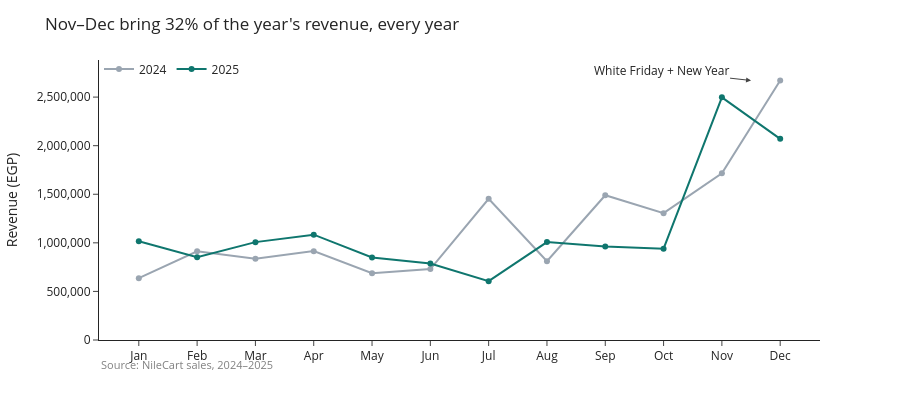

Write notebook code for a chart like this one.
### Markdown cell above
On the pie, Delta and Upper Egypt look the same size; on the bars, Delta is clearly ahead (3.3M vs 3.1M EGP), and the ranking reads at a glance. From most to least precise: **position → length → angle / area → colour shade → colour hue**. A pie is acceptable only for a few parts (at most about five) of one whole, when rough shares are enough.

### 2.3 The chart selection table

| Chart | Best used for | What to read |
|---|---|---|
| Bar chart | comparing categories | differences, ranking |
| Line chart | trends over time or an ordered sequence | direction, change, seasonality |
| Histogram | the distribution of one number | shape, spread, skew |
| Scatter plot | the relationship of two numbers | association, clusters, odd points |
| Box plot | comparing distributions | median, quartiles, outliers |
| Violin plot | comparing distribution shapes | density, several peaks |
| Count plot | the frequency of categories | most and least common |
| Stacked bar | the composition of categories | totals and their parts |
| Heatmap | values across two dimensions | hot spots, patterns |
| Pair plot | several numeric variables | every pairwise relationship |
| Pie chart | a few parts of one whole | rough proportions (≤ 5 slices) |

The same question with different variables can need a different chart: *"how does revenue differ by category?"* is a bar chart of a total, but a box plot when the question is about the spread of single orders.

### 2.4 Anatomy of an honest chart

1. a **title** that states the message,
2. **axis labels** with the unit (EGP, %, count),
3. a **scale** that starts at 0 for bars, with readable ticks,
4. a **legend** only when there are several series,
5. an **annotation** pointing at the one thing to notice,
6. a **source or note** saying where the data came from.

### Code cell
nov_dec = monthly.loc[[11, 12]].sum() / monthly.sum()
fig = px.line(long, x="month", y="revenue", color="year", markers=True, color_discrete_sequence=[SLATE, TEAL],
              labels={"revenue": "Revenue (EGP)", "month": "", "year": ""})
fig.update_xaxes(tickvals=list(range(1, 13)), ticktext=["Jan", "Feb", "Mar", "Apr", "May", "Jun",
                                                       "Jul", "Aug", "Sep", "Oct", "Nov", "Dec"])
fig.update_yaxes(rangemode="tozero", tickformat=",")
fig.add_annotation(x=11.5, y=monthly.loc[11:12].max().max(), text="White Friday + New Year",
                   showarrow=True, arrowhead=2, ax=-90, ay=-10)
fig.update_layout(title=f"Nov–Dec bring {nov_dec.mean():.0%} of the year's revenue, every year", height=420,
                  legend=dict(orientation="h", y=1.02, x=0))
fig.add_annotation(text="Source: NileCart sales, 2024–2025", xref="paper", yref="paper", x=0, y=-0.12,
                   showarrow=False, font_size=11, font_color="gray")

### Figure 1 — Plotly figure (JSON) as saved in the notebook; plotly's stock layout.template omitted (floating-point values rounded to 4 significant figures)
{"data": [{"hovertemplate": "=%{x}<br>Revenue (EGP)=%{y}<extra></extra>", "legendgroup": "2024", "line": {"color": "#9AA5B1", "dash": "solid"}, "marker": {"symbol": "circle"}, "mode": "lines+markers", "name": "2024", "orientation": "v", "showlegend": true, "type": "scatter", "x": [1, 2, 3, 4, 5, 6, 7, 8, 9, 10, 11, 12], "xaxis": "x", "y": [636200.0, 912800.0, 837400.0, 914600.0, 687200.0, 729600.0, 1453000.0, 811000.0, 1490000.0, 1306000.0, 1716000.0, 2671000.0], "yaxis": "y"}, {"hovertemplate": "=%{x}<br>Revenue (EGP)=%{y}<extra></extra>", "legendgroup": "2025", "line": {"color": "#0F766E", "dash": "solid"}, "marker": {"symbol": "circle"}, "mode": "lines+markers", "name": "2025", "orientation": "v", "showlegend": true, "type": "scatter", "x": [1, 2, 3, 4, 5, 6, 7, 8, 9, 10, 11, 12], "xaxis": "x", "y": [1015000.0, 852500.0, 1007000.0, 1084000.0, 849800.0, 786300.0, 605500.0, 1007000.0, 961400.0, 939900.0, 2497000.0, 2070000.0], "yaxis": "y"}], "layout": {"annotations": [{"arrowhead": 2, "ax": -90, "ay": -10, "showarrow": true, "text": "White Friday + New Year", "x": 11.5, "y": 2671000.0}, {"font": {"color": "gray", "size": 11}, "showarrow": false, "text": "Source: NileCart sales, 2024–2025", "x": 0, "xref": "paper", "y": -0.12, "yref": "paper"}], "height": 420, "legend": {"orientation": "h", "title": {"text": ""}, "tracegroupgap": 0, "x": 0, "y": 1.02}, "margin": {"t": 60}, "title": {"text": "Nov–Dec bring 32% of the year's revenue, every year"}, "xaxis": {"anchor": "y", "domain": [0.0, 1.0], "ticktext": ["Jan", "Feb", "Mar", "Apr", "May", "Jun", "Jul", "Aug", "Sep", "Oct", "Nov", "Dec"], "tickvals": [1, 2, 3, 4, 5, 6, 7, 8, 9, 10, 11, 12], "title": {"text": ""}}, "yaxis": {"anchor": "x", "domain": [0.0, 1.0], "rangemode": "tozero", "tickformat": ",", "title": {"text": "Revenue (EGP)"}}}}
